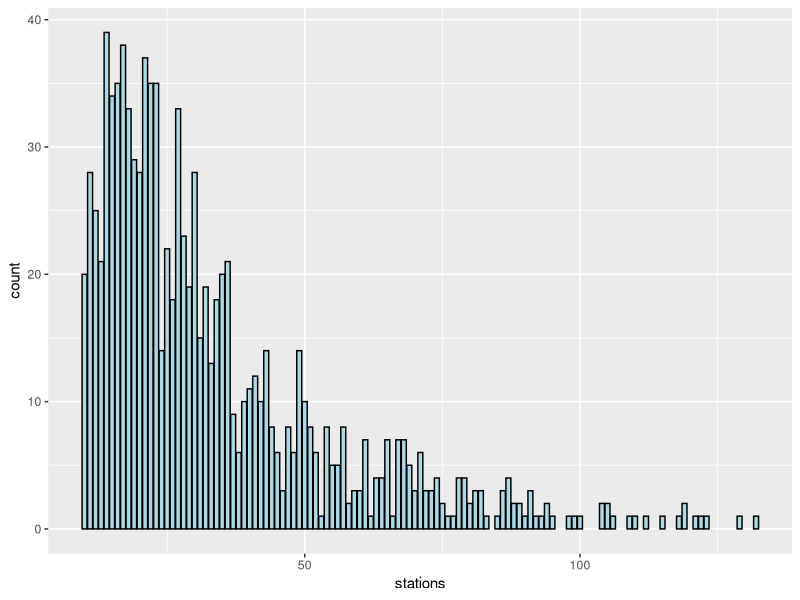
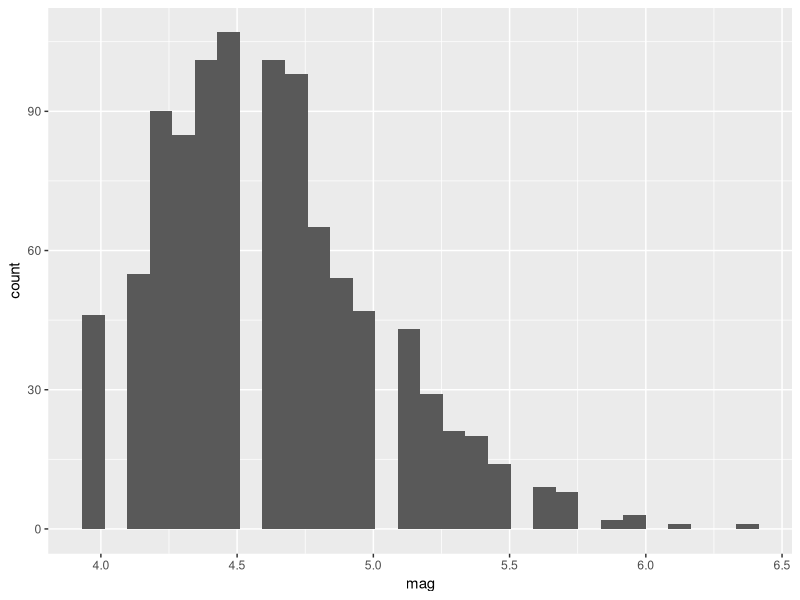
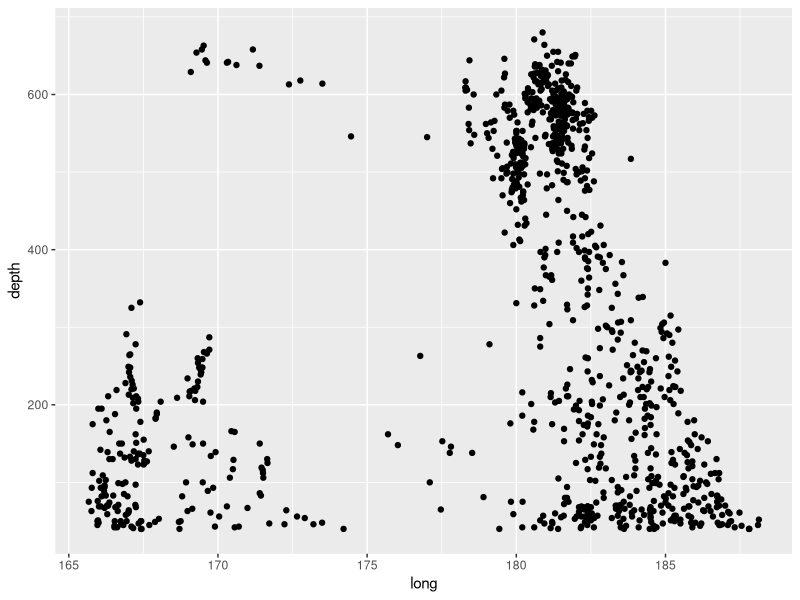

These charts were generated, in order, by the following R code:
## ---- chunk 1
library(ggplot2)

#單變數:類別型
ggplot(data = quakes, aes(x = stations)) +
  geom_bar(fill = "lightblue", colour = "black")

## ---- chunk 2
library(ggplot2)
#單變數:連續型
ggplot(data = quakes, aes(x = mag)) +
geom_histogram()

## ---- chunk 3
library(ggplot2)
#雙變數
ggplot(data = quakes, aes(x = long, y=depth)) +
  geom_point()

